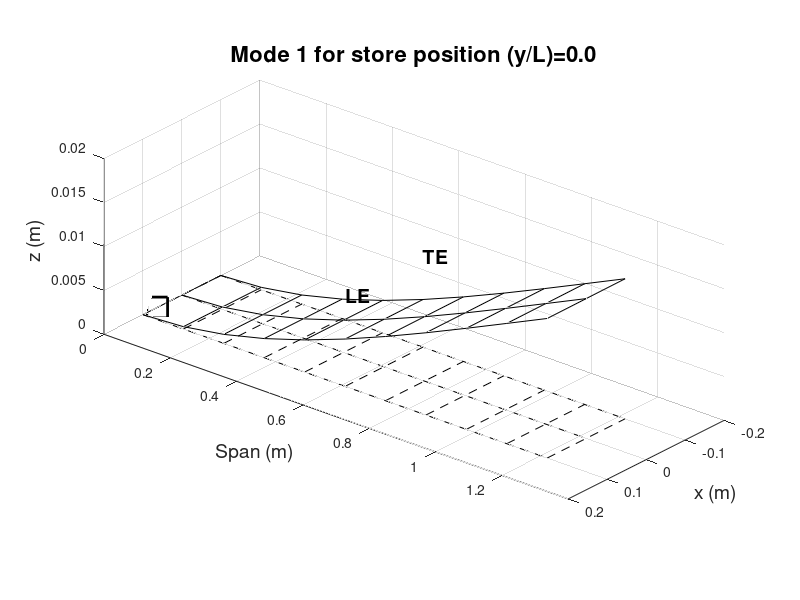
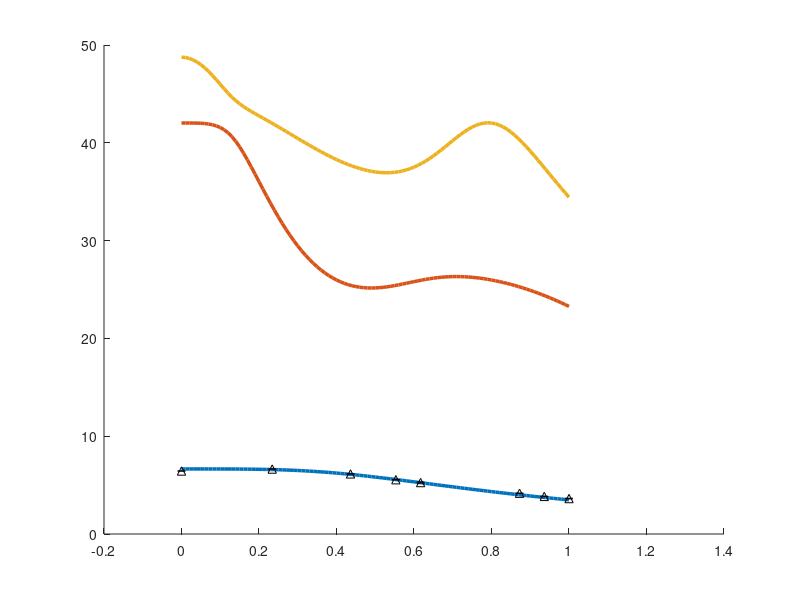

Recreate these plots in MATLAB, in order. (Note: this script raises an error after producing the figures.)
clc
clear

%%
% wing parameters
mw = 1.5818 ;                   % mass of the wing
c = 0.2032 ;                    % chord length 
b = c/2 ;                       % half chord
L = 1.2192 ;                    % length of the wing
EA = 0.437*c ;                  % position of elastic axis
IA = 0.454*c ;                  % position of inertial axis
x_b = IA-EA ;                   % 
EI = 404.76 ;                   % flexural rigidity of wing (Nm^2)
GJ = 199.076 ;                  % torsional rigidity of wing (Nm^2/rad)
mbar = mw/L ;                   % mass per unit length of wing (kg/m)
Iwing = 4.349e-3/L ;            % wing pitch moment of inertia (kg m^2/m)
rho = mbar/(pi*b*b*32.6) ;      

% parameters for wing store 4 
ms = 0.636*mw ;                    % store 4 mass, kg
xs = 0.625 ;                       % position of store ahead of Elastic Axis, m
Is = 1.91*Iwing*L ;                % pitch inertia of store about centre , kg m^2
x = xs*b ;

% store position at 100 points along span
 for int_pos = 1:1:101
    Ls = (int_pos-1).*(L/100) ;
    % calculate Delta, Deltas, B, C, D and T matrices.
    % setup functions for bending, 3 bending and 2 torsion modes
    y_L = 0:0.01:1 ;
    N = 3 ;                                                      % assume as a first test the bending 
    M = 2 ;                                                      % and torsion modes

    for i=1:N
        psi_i = (y_L).^(i+1) ;                                      % ith bending function for wing
        psi_i_store = (Ls/L).^(i+1) ;                               % ith bending funtion for store
        psi_i_double = ((i*(i+1))/L.^2).*((y_L).^(i-1)) ;           % ith bending function second derivative (psi'')
        for j = 1:N
           psi_j = (y_L).^(j+1) ;                                   % jth bedning function of wing
           psi_j_store = (Ls/L).^(j+1) ;                            % jth bending mode of store
           psi_j_double = ((j*(j+1))/L.^2).*((y_L).^(j-1)) ;        % jth wing bending function second derivative (psi'') 
           % Del, Dels and B matrices
           Del(i,j) = (L-0)*trapz(y_L,psi_i.*psi_j) ;              % Delta for wing
           Dels(i,j) = psi_i_store.*psi_j_store ;                  % Delta for store
           B(i,j) = (L-0)*trapz(y_L,psi_i_double.*psi_j_double) ;  % 
        end
    end
    % setup i and j torsion for wing and store, 2 torsion modes
    for i=1:M
        phi_i = (y_L).^i ;                                          % ith torsional function for wing
        phi_i_store = (Ls/L).^i ;                                   % ith torsional function for store
        phi_i_single = ((i)/(L)).*((y_L).^(i-1)) ;                  % ith torsional function first derivative (phi')
        for j = 1:M
            phi_j = (y_L).^j ;                                          % jth torsional function for wing 
            phi_j_store = (Ls/L).^j ;                                   % jth torsional function for store
            phi_j_single = ((j)/(L)).*((y_L).^(j-1)) ;                  % jth torsional function first derivative (phi')
            % D, D_store and T matrices
            D(i,j) = (L-0)*trapz(y_L, phi_i.*phi_j) ;                       % D matrix for wing
            D_s(i,j) = phi_i_store.*phi_j_store ;                           % D matrix for store
            T(i,j) = (L-0)*trapz(y_L, phi_i_single.*phi_j_single) ;         % T matrix
        end
    end
    % Define functions for i bending and j torsion to determine C matrix
    for i=1:N
        psi_i = (y_L).^(i+1) ;                                      % ith bending function for wing
        psi_i_store = (Ls/L).^(i+1) ;                               % ith bending funtion for store
        psi_i_double = ((i*(i+1))/L.^2).*((y_L).^(i-1)) ;           % ith bending function second derivative (psi'')
        for j = 1:M
            phi_j = (y_L).^j ;                                      % jth torsional function for wing
            phi_j_store = (Ls/L).^j ;                               % jth torsional function for store 
            phi_j_single = ((j)/(L)).*((y_L).^(j-1)) ;              % jth torsional function first derivative (phi')
            % C and C_store matrices
            C(i,j) = (L-0)*trapz(y_L, psi_i.*phi_j) ;
            C_s(i,j) = psi_i_store.*phi_j_store ;
        end
    end

% Expressions for wing and store mass matrix
Mwing = [   mbar*Del,   -mbar*x_b*C   ;
         -mbar*x_b*(C'),  Iwing*D   ] ;

Mstore = [    ms*Dels,     ms*x*C_s   ; 
           ms*x*(C_s'),   Is*D_s   ]   ;

%Determince expression for the stiffness matrix, unaffected by the addition of a store
K = [    EI*B,      zeros(N,M)  ;
     (zeros(N,M))',    GJ*T   ] ;

% Total mass matrix achieved by combining the mass matrices of store and wing
    Mt = Mwing + Mstore ;

% Determine natural frequencies
    [V,Lambda] = eig(K,Mt) ;
    
    % We only want to save the eigenvectors at 11 specific points along the span.
    if int_pos == 1
        Vout(:,:,1) = V ;                   % Save the Ls = 0 (clean wing) case as index 1
        
    elseif mod(int_pos-1, 10) == 0
        store_idx = (int_pos-1)/10 + 1 ;    % For int_pos 11, 21, 31... calculate the corresponding index (2 through 11)
        Vout(:,:,store_idx) = V ;           % Save the 5x5 eigenvector matrix into the 3D Vout array
    end

    omega = sqrt(diag(Lambda)) ;            % rad/s frequency
    f(:,int_pos) = omega/(2*pi) ;           % transforms the Frequency from radians to Hz
end
    % Data from NACA TN1594 for plotting
  
    %Deflection and twist of the elastic axis create 11 store positions along span
    y_L=0:0.1:1;
    % select mode
    mode = 1 ;
    % select store position
    store_pos = 1 ;
    EA_z = zeros(1,length(y_L)) ;
    theta_EA = zeros(1,length(y_L)) ;
    % Determine the amount of bending
    for j = 1:N
        a = 0.01*Vout(j,mode,store_pos) ;
        psi_j = (y_L).^(j+1) ;
        EA_z = EA_z + psi_j*a ;
    end
    % Determine the amount of twist
    for j = N+1:(M+N)
        b = 0.01*Vout(j,mode,store_pos) ;
        phi_j = (y_L).^(j-N) ;
        theta_EA = theta_EA+(phi_j*b)*(180/pi) ;
    end

% Geometry --------------------------------------------------------------------------------------------------------------

    % Determine leading edge and trailing edge x and z coordinates
    Lead_x = 0.1 ;
    Lead_z= 0 ;
    Trail_x = -0.1 ; 
    Trail_z = 0 ;
    Store_x = 0 ;
    Store_z = 0 ;
       
    % Calculate physical span locations
    y_span = L * y_L; 

    % Calculate the deformed coordinates for the whole wing (Using cosd and sind because theta_EA is in degrees)
    x_LE = Lead_x * cosd(theta_EA);
    z_LE = Lead_x * sind(theta_EA) + EA_z;
    
    x_TE = Trail_x * cosd(theta_EA);
    z_TE = Trail_x * sind(theta_EA) + EA_z;
    
    x_EA = zeros(1, length(y_L));
    z_EA = EA_z;

%% Experimental Data

data = [
    0,     0,        6.45, 39.2   47.3    ;
    0,     0,        6.43, 39.2   39.2    ;
    11,    0.234043, 6.64, 30.41, 40      ;
    11,    0.234043, 6.64, 30.15, 40.21   ;
    20.5,  0.43617,  6.14, 35.6,  35.6    ; 
    20.5,  0.43617,  6.15, 35.6,  35.6    ;
    26,    0.553191, 5.56, 33.69, 24.27   ; 
    26,    0.553191, 5.54, 34,    22.91   ;
    29,    0.617021, 5.22, 35.1,  24.74   ;
    29,    0.617021, 5.3,  36.11, 24.63   ;
    41,    0.87234,  4.17, 38.5,  23.9    ;
    41,    0.87234,  4.17, 38.3,  23.9    ;
    44,    0.93617,  3.86, 35.83, 23.59   ;
    44,    0.93617,  3.86, 36,    23.59   ;
    44,    0.93617,  3.83, 35.8,  23.38   ;
    44,    0.93617,  3.8,  25.64, 23.33   ;
    44,    0.93617,  3.84, 35.83, 23.29   ;
    44,    0.93617,  3.87, 36.35, 23.52   ;
    47,    1,        3.65, 34.35, 22.5    ;
    47,    1,        3.68, 34.25, 22.5    ;
    47,    1,        3.59, 33.13, 20.63   ;
    47,    1,        3.62, 33.74, 22.6    ;
    47,    1,        3.59, 33.74, 22.02   ;
    47,    1,        3.61, 34.09, 22.83 ] ;

store_pos_in = data(:, 1);
store_pos_yL = data(:, 2);
exp_B1 = data(:, 3);            % experimental data for first bending 
exp_B2 = data(:, 4);            % experimental data for second bending 
exp_T  = data(:, 5);            % experimental data for torsion

% Find the unique y/L positions
[unique_yL, ~, idx] = unique(store_pos_yL);

% Calculate the Mean for each unique position
mean_B1 = accumarray(idx, exp_B1, [], @mean);
mean_B2 = accumarray(idx, exp_B2, [], @mean);
mean_T  = accumarray(idx, exp_T,  [], @mean);

% Calculate the Standard Deviation (Error) for each unique position
std_B1 = accumarray(idx, exp_B1, [], @std);
std_B2 = accumarray(idx, exp_B2, [], @std);
std_T  = accumarray(idx, exp_T,  [], @std);

%% 3D PLOT --------------------------------------------------------------------------------------------------------------

    figure;
    hold on;
    grid on;
    view(-35, 300) ;                  % Sets the 3D viewing angle to match your reference image
    
    % rigid wing 
    plot3([Lead_x Lead_x], [0 L], [0 0], '--k');                    % Leading Edge
    plot3([Trail_x Trail_x], [0 L], [0 0], '--k');                  % Trailing Edge
    plot3([0 0], [0 L], [0 0], '--k');                              % Elastic Axis
    
    % plot chordwise ribs
    for i = 1:length(y_L)
        plot3([Lead_x, Trail_x], [y_span(i), y_span(i)], [0, 0], '--k');
    end

    % deformed wing 
    plot3(x_LE, y_span, z_LE, '-k'); % Deformed Leading Edge
    plot3(x_TE, y_span, z_TE, '-k'); % Deformed Trailing Edge
    plot3(x_EA, y_span, z_EA, '-k'); % Deformed Elastic Axis
    
    % plot chordwise ribs
    for i = 1:length(y_L)
        plot3([x_LE(i), x_TE(i)], [y_span(i), y_span(i)], [z_LE(i), z_TE(i)], '-k');
    end

    % text denoting leading and trailing edges
    text(x_LE(6), y_span(6), z_LE(6) + 0.005, 'LE', 'FontSize', 14, 'FontWeight', 'bold');    % Index 6 corresponds to 50% 
    text(x_TE(6), y_span(6), z_TE(6) + 0.005, 'TE', 'FontSize', 14, 'FontWeight', 'bold');    % span (y/L = 0.5)

    % store marker
    y_store = y_span(store_pos);                                    % Calculate store 
    x_store_rot = x * cosd(theta_EA(store_pos));                    % location on the 
    z_store = x * sind(theta_EA(store_pos)) + EA_z(store_pos);      % deformed wing
    
    % plot the store as a large square 's' marker
    plot3(x_store_rot, y_store, z_store, 'sk', 'MarkerSize', 15, 'LineWidth', 2);

    % figure formatting 
    
    % force desired view angle 
    view(130, 25) ;
    
    % axis labels
    xlabel('x (m)', 'FontSize', 14);
    ylabel('Span (m)', 'FontSize', 14);
    zlabel('z (m)', 'FontSize', 14);

    % axis limits 
    xlim([-0.2, 0.2]);
    ylim([0, 1.4]);
    
    % make the 3D bounding box rectangular
    pbaspect([1 2.5 0.8]);              % [x-width, y-length, z-height]. This makes Span 2.5x visually longer than Chord.
    
    % title based on selected mode and store position
    title_str = sprintf('Mode %d for store position (y/L)=%.1f', mode, y_L(store_pos));
    title(title_str, 'FontSize', 16, 'FontWeight', 'bold');
   
    hold off;

%% 2D Frequency plot 

% sort frequencies at every spanwise station from lowest to highest
f_sorted = sort(f, 1);          % ensures F1 is always the lowest line, F2 is the middle, etc

% create x-axis array for computed lines 
x_span = 0:0.01:1;

figure;
hold on;

% plot the computed lines (rows 1, 2, and 3 of f_sorted)
plot(x_span, f_sorted(1,:), '-', 'LineWidth', 2.5, 'DisplayName', 'Computed F1');   % Solid
plot(x_span, f_sorted(2,:), '-', 'LineWidth', 2.5, 'DisplayName', 'Computed F2');  % Dashed
plot(x_span, f_sorted(3,:), '-', 'LineWidth', 2.5, 'DisplayName', 'Computed F3');  % Dash-Dot

% Plot the experimental data markers with ERROR BARS
% Syntax: errorbar(x, y, error, 'LineStyle', 'none', 'Marker', ...)
errorbar(unique_yL, mean_B1, std_B1, '^k', 'MarkerSize', 10, 'LineWidth', 1, 'DisplayName', 'Experimental 1B');
errorbar(unique_yL, mean_B2, std_B2, 'ok', 'MarkerSize', 10, 'LineWidth', 1, 'DisplayName', 'Experimental 2B');
errorbar(unique_yL, mean_T, std_T, 'sk', 'MarkerSize', 10, 'LineWidth', 1, 'DisplayName', 'Experimental 1T');

% figure formatting 
xlabel('Store position (y/L)', 'FontSize', 16);
ylabel('Frequency [Hz]', 'FontSize', 16);

% title based on selected N and M values
title_str = sprintf('First 3 modal frequencies vs Store Position (N = %d, M = %d)', N, M) ;
title(title_str, 'FontSize', 18, 'FontWeight', 'bold');

% axis limits
xlim([0 1]);
ylim([0 50]);

grid on
grid minor
legend('Location', 'northeast', 'FontSize', 12, "Position", [0.8118 0.7876 0.1616, 0.1796]);

% clean up the axes 
box off;
set(gca, 'FontSize', 12, 'TickDir', 'in');
hold off;
